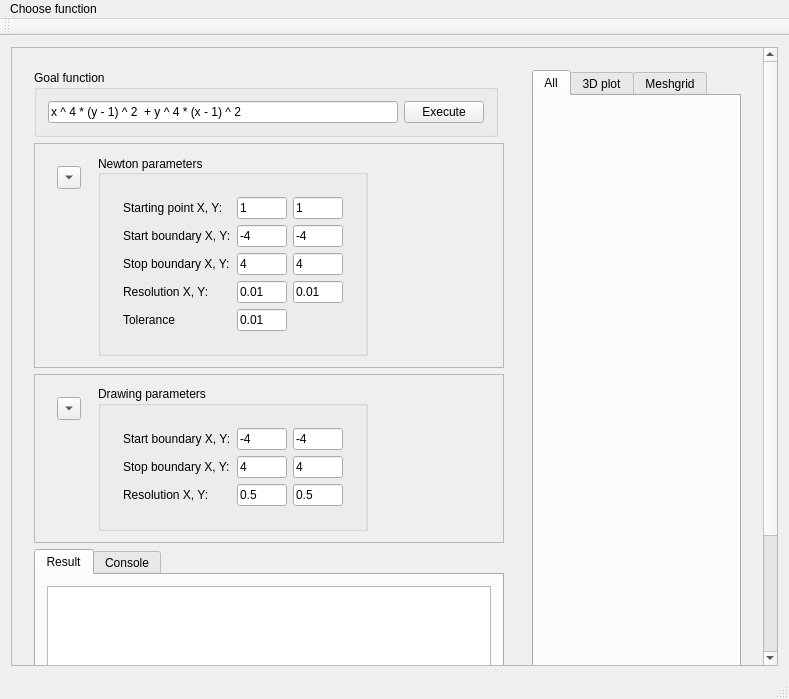
<?xml version="1.0" encoding="UTF-8"?>
<ui version="4.0">
 <class>MainWindow</class>
 <widget class="QMainWindow" name="MainWindow">
  <property name="geometry">
   <rect>
    <x>0</x>
    <y>0</y>
    <width>789</width>
    <height>699</height>
   </rect>
  </property>
  <property name="sizePolicy">
   <sizepolicy hsizetype="Maximum" vsizetype="Maximum">
    <horstretch>0</horstretch>
    <verstretch>0</verstretch>
   </sizepolicy>
  </property>
  <property name="windowTitle">
   <string>Newton Optimization</string>
  </property>
  <widget class="QWidget" name="centralWidget">
   <property name="sizePolicy">
    <sizepolicy hsizetype="Preferred" vsizetype="Preferred">
     <horstretch>0</horstretch>
     <verstretch>0</verstretch>
    </sizepolicy>
   </property>
   <layout class="QVBoxLayout" name="verticalLayout_2">
    <item>
     <widget class="QScrollArea" name="scrollArea">
      <property name="sizePolicy">
       <sizepolicy hsizetype="Preferred" vsizetype="Preferred">
        <horstretch>0</horstretch>
        <verstretch>0</verstretch>
       </sizepolicy>
      </property>
      <property name="widgetResizable">
       <bool>true</bool>
      </property>
      <widget class="QWidget" name="scrollAreaWidgetContents">
       <property name="geometry">
        <rect>
         <x>0</x>
         <y>0</y>
         <width>754</width>
         <height>765</height>
        </rect>
       </property>
       <property name="sizePolicy">
        <sizepolicy hsizetype="Preferred" vsizetype="Preferred">
         <horstretch>0</horstretch>
         <verstretch>0</verstretch>
        </sizepolicy>
       </property>
       <layout class="QHBoxLayout" name="horizontalLayout_6">
        <item>
         <widget class="QWidget" name="widget" native="true">
          <property name="sizePolicy">
           <sizepolicy hsizetype="Minimum" vsizetype="Minimum">
            <horstretch>0</horstretch>
            <verstretch>0</verstretch>
           </sizepolicy>
          </property>
          <layout class="QVBoxLayout" name="verticalLayout">
           <item>
            <layout class="QHBoxLayout" name="horizontalLayout_2">
             <item>
              <layout class="QGridLayout" name="gridLayout">
               <item row="3" column="0" colspan="2">
                <widget class="QFrame" name="frame_2">
                 <property name="focusPolicy">
                  <enum>Qt::NoFocus</enum>
                 </property>
                 <property name="frameShape">
                  <enum>QFrame::StyledPanel</enum>
                 </property>
                 <property name="frameShadow">
                  <enum>QFrame::Raised</enum>
                 </property>
                 <layout class="QHBoxLayout" name="horizontalLayout_4">
                  <item>
                   <widget class="QWidget" name="widget_4" native="true">
                    <layout class="QVBoxLayout" name="verticalLayout_4">
                     <item>
                      <widget class="QToolButton" name="npToolButton">
                       <property name="enabled">
                        <bool>true</bool>
                       </property>
                       <property name="text">
                        <string>...</string>
                       </property>
                       <property name="autoRaise">
                        <bool>false</bool>
                       </property>
                       <property name="arrowType">
                        <enum>Qt::DownArrow</enum>
                       </property>
                      </widget>
                     </item>
                     <item>
                      <spacer name="verticalSpacer">
                       <property name="orientation">
                        <enum>Qt::Vertical</enum>
                       </property>
                       <property name="sizeHint" stdset="0">
                        <size>
                         <width>0</width>
                         <height>0</height>
                        </size>
                       </property>
                      </spacer>
                     </item>
                    </layout>
                   </widget>
                  </item>
                  <item>
                   <widget class="QGroupBox" name="groupBox">
                    <property name="autoFillBackground">
                     <bool>true</bool>
                    </property>
                    <property name="title">
                     <string comment="asfdasdf" extracomment="asdfasf">Newton parameters</string>
                    </property>
                    <property name="alignment">
                     <set>Qt::AlignLeading|Qt::AlignLeft|Qt::AlignVCenter</set>
                    </property>
                    <property name="flat">
                     <bool>false</bool>
                    </property>
                    <property name="checkable">
                     <bool>false</bool>
                    </property>
                    <layout class="QGridLayout" name="gridLayout_2">
                     <item row="0" column="0">
                      <widget class="QWidget" name="npWidget" native="true">
                       <property name="sizePolicy">
                        <sizepolicy hsizetype="Minimum" vsizetype="Minimum">
                         <horstretch>0</horstretch>
                         <verstretch>0</verstretch>
                        </sizepolicy>
                       </property>
                       <layout class="QGridLayout" name="gridLayout_4">
                        <item row="1" column="0">
                         <widget class="QLabel" name="label_4">
                          <property name="text">
                           <string>Start boundary X, Y:</string>
                          </property>
                         </widget>
                        </item>
                        <item row="1" column="2">
                         <widget class="QLineEdit" name="npStartBoundaryY">
                          <property name="maximumSize">
                           <size>
                            <width>50</width>
                            <height>16777215</height>
                           </size>
                          </property>
                          <property name="text">
                           <string>-4</string>
                          </property>
                         </widget>
                        </item>
                        <item row="2" column="1">
                         <widget class="QLineEdit" name="npStopBoundaryX">
                          <property name="maximumSize">
                           <size>
                            <width>50</width>
                            <height>16777215</height>
                           </size>
                          </property>
                          <property name="text">
                           <string>4</string>
                          </property>
                         </widget>
                        </item>
                        <item row="2" column="0">
                         <widget class="QLabel" name="label_6">
                          <property name="text">
                           <string>Stop boundary X, Y:</string>
                          </property>
                         </widget>
                        </item>
                        <item row="3" column="0">
                         <widget class="QLabel" name="label_5">
                          <property name="text">
                           <string>Resolution X, Y:</string>
                          </property>
                         </widget>
                        </item>
                        <item row="3" column="1">
                         <widget class="QLineEdit" name="npResolutionX">
                          <property name="maximumSize">
                           <size>
                            <width>50</width>
                            <height>16777215</height>
                           </size>
                          </property>
                          <property name="text">
                           <string>0.01</string>
                          </property>
                         </widget>
                        </item>
                        <item row="4" column="1">
                         <widget class="QLineEdit" name="npTolerance">
                          <property name="maximumSize">
                           <size>
                            <width>50</width>
                            <height>16777215</height>
                           </size>
                          </property>
                          <property name="text">
                           <string>0.01</string>
                          </property>
                         </widget>
                        </item>
                        <item row="3" column="2">
                         <widget class="QLineEdit" name="npResolutionY">
                          <property name="maximumSize">
                           <size>
                            <width>50</width>
                            <height>16777215</height>
                           </size>
                          </property>
                          <property name="text">
                           <string>0.01</string>
                          </property>
                         </widget>
                        </item>
                        <item row="4" column="0">
                         <widget class="QLabel" name="label">
                          <property name="text">
                           <string>Tolerance</string>
                          </property>
                         </widget>
                        </item>
                        <item row="0" column="0">
                         <widget class="QLabel" name="label_2">
                          <property name="text">
                           <string>Starting point X, Y:</string>
                          </property>
                         </widget>
                        </item>
                        <item row="2" column="2">
                         <widget class="QLineEdit" name="npStopBoundaryY">
                          <property name="maximumSize">
                           <size>
                            <width>50</width>
                            <height>16777215</height>
                           </size>
                          </property>
                          <property name="text">
                           <string>4</string>
                          </property>
                         </widget>
                        </item>
                        <item row="0" column="1">
                         <widget class="QLineEdit" name="npStartingPointX">
                          <property name="maximumSize">
                           <size>
                            <width>50</width>
                            <height>16777215</height>
                           </size>
                          </property>
                          <property name="text">
                           <string>1</string>
                          </property>
                         </widget>
                        </item>
                        <item row="0" column="2">
                         <widget class="QLineEdit" name="npStartingPointY">
                          <property name="maximumSize">
                           <size>
                            <width>50</width>
                            <height>16777215</height>
                           </size>
                          </property>
                          <property name="text">
                           <string>1</string>
                          </property>
                         </widget>
                        </item>
                        <item row="1" column="1">
                         <widget class="QLineEdit" name="npStartBoundaryX">
                          <property name="maximumSize">
                           <size>
                            <width>50</width>
                            <height>16777215</height>
                           </size>
                          </property>
                          <property name="text">
                           <string>-4</string>
                          </property>
                         </widget>
                        </item>
                        <item row="0" column="3">
                         <spacer name="horizontalSpacer">
                          <property name="orientation">
                           <enum>Qt::Horizontal</enum>
                          </property>
                          <property name="sizeHint" stdset="0">
                           <size>
                            <width>0</width>
                            <height>0</height>
                           </size>
                          </property>
                         </spacer>
                        </item>
                       </layout>
                      </widget>
                     </item>
                    </layout>
                   </widget>
                  </item>
                  <item>
                   <spacer name="horizontalSpacer_3">
                    <property name="orientation">
                     <enum>Qt::Horizontal</enum>
                    </property>
                    <property name="sizeHint" stdset="0">
                     <size>
                      <width>0</width>
                      <height>0</height>
                     </size>
                    </property>
                   </spacer>
                  </item>
                 </layout>
                </widget>
               </item>
               <item row="4" column="0" colspan="2">
                <widget class="QFrame" name="frame">
                 <property name="frameShape">
                  <enum>QFrame::StyledPanel</enum>
                 </property>
                 <property name="frameShadow">
                  <enum>QFrame::Raised</enum>
                 </property>
                 <layout class="QHBoxLayout" name="horizontalLayout_5">
                  <item>
                   <widget class="QWidget" name="widget_6" native="true">
                    <layout class="QVBoxLayout" name="verticalLayout_5">
                     <item>
                      <widget class="QToolButton" name="dpToolButton">
                       <property name="text">
                        <string>...</string>
                       </property>
                       <property name="arrowType">
                        <enum>Qt::DownArrow</enum>
                       </property>
                      </widget>
                     </item>
                     <item>
                      <spacer name="verticalSpacer_2">
                       <property name="orientation">
                        <enum>Qt::Vertical</enum>
                       </property>
                       <property name="sizeHint" stdset="0">
                        <size>
                         <width>0</width>
                         <height>0</height>
                        </size>
                       </property>
                      </spacer>
                     </item>
                    </layout>
                   </widget>
                  </item>
                  <item>
                   <widget class="QGroupBox" name="groupBox_3">
                    <property name="title">
                     <string>Drawing parameters</string>
                    </property>
                    <layout class="QGridLayout" name="gridLayout_3">
                     <item row="0" column="0">
                      <widget class="QWidget" name="dpWidget" native="true">
                       <property name="sizePolicy">
                        <sizepolicy hsizetype="Minimum" vsizetype="Minimum">
                         <horstretch>0</horstretch>
                         <verstretch>0</verstretch>
                        </sizepolicy>
                       </property>
                       <layout class="QGridLayout" name="gridLayout_5">
                        <item row="0" column="0">
                         <widget class="QLabel" name="label_3">
                          <property name="text">
                           <string>Start boundary X, Y:</string>
                          </property>
                         </widget>
                        </item>
                        <item row="0" column="2">
                         <widget class="QLineEdit" name="dpStartBoundaryY">
                          <property name="maximumSize">
                           <size>
                            <width>50</width>
                            <height>16777215</height>
                           </size>
                          </property>
                          <property name="text">
                           <string>-4</string>
                          </property>
                         </widget>
                        </item>
                        <item row="0" column="3">
                         <spacer name="horizontalSpacer_2">
                          <property name="orientation">
                           <enum>Qt::Horizontal</enum>
                          </property>
                          <property name="sizeHint" stdset="0">
                           <size>
                            <width>0</width>
                            <height>0</height>
                           </size>
                          </property>
                         </spacer>
                        </item>
                        <item row="1" column="0">
                         <widget class="QLabel" name="label_7">
                          <property name="text">
                           <string>Stop boundary X, Y:</string>
                          </property>
                         </widget>
                        </item>
                        <item row="0" column="1">
                         <widget class="QLineEdit" name="dpStartBoundaryX">
                          <property name="maximumSize">
                           <size>
                            <width>50</width>
                            <height>16777215</height>
                           </size>
                          </property>
                          <property name="text">
                           <string>-4</string>
                          </property>
                         </widget>
                        </item>
                        <item row="2" column="0">
                         <widget class="QLabel" name="label_8">
                          <property name="text">
                           <string>Resolution X, Y:</string>
                          </property>
                         </widget>
                        </item>
                        <item row="1" column="1">
                         <widget class="QLineEdit" name="dpStopBoundaryX">
                          <property name="maximumSize">
                           <size>
                            <width>50</width>
                            <height>16777215</height>
                           </size>
                          </property>
                          <property name="text">
                           <string>4</string>
                          </property>
                         </widget>
                        </item>
                        <item row="1" column="2">
                         <widget class="QLineEdit" name="dpStopBoundaryY">
                          <property name="maximumSize">
                           <size>
                            <width>50</width>
                            <height>16777215</height>
                           </size>
                          </property>
                          <property name="text">
                           <string>4</string>
                          </property>
                         </widget>
                        </item>
                        <item row="2" column="1">
                         <widget class="QLineEdit" name="dpResolutionX">
                          <property name="maximumSize">
                           <size>
                            <width>50</width>
                            <height>16777215</height>
                           </size>
                          </property>
                          <property name="text">
                           <string>0.5</string>
                          </property>
                         </widget>
                        </item>
                        <item row="2" column="2">
                         <widget class="QLineEdit" name="dpResolutionY">
                          <property name="maximumSize">
                           <size>
                            <width>50</width>
                            <height>16777215</height>
                           </size>
                          </property>
                          <property name="text">
                           <string>0.5</string>
                          </property>
                         </widget>
                        </item>
                       </layout>
                      </widget>
                     </item>
                    </layout>
                   </widget>
                  </item>
                  <item>
                   <spacer name="horizontalSpacer_4">
                    <property name="orientation">
                     <enum>Qt::Horizontal</enum>
                    </property>
                    <property name="sizeHint" stdset="0">
                     <size>
                      <width>0</width>
                      <height>0</height>
                     </size>
                    </property>
                   </spacer>
                  </item>
                 </layout>
                </widget>
               </item>
               <item row="0" column="0">
                <widget class="QGroupBox" name="groupBox_2">
                 <property name="title">
                  <string>Goal function</string>
                 </property>
                 <layout class="QHBoxLayout" name="horizontalLayout_7">
                  <item>
                   <widget class="QLineEdit" name="formulaInput">
                    <property name="minimumSize">
                     <size>
                      <width>350</width>
                      <height>0</height>
                     </size>
                    </property>
                    <property name="text">
                     <string>x ^ 4 * (y - 1) ^ 2  + y ^ 4 * (x - 1) ^ 2</string>
                    </property>
                   </widget>
                  </item>
                  <item>
                   <widget class="QPushButton" name="executeButton">
                    <property name="text">
                     <string>Execute</string>
                    </property>
                   </widget>
                  </item>
                 </layout>
                </widget>
               </item>
              </layout>
             </item>
            </layout>
           </item>
           <item>
            <widget class="QTabWidget" name="tabWidget">
             <property name="currentIndex">
              <number>0</number>
             </property>
             <widget class="QWidget" name="resultTab">
              <attribute name="title">
               <string>Result</string>
              </attribute>
              <layout class="QHBoxLayout" name="horizontalLayout">
               <item>
                <widget class="QTextEdit" name="resultTextArea"/>
               </item>
              </layout>
             </widget>
             <widget class="QWidget" name="consoleTab">
              <attribute name="title">
               <string>Console</string>
              </attribute>
              <layout class="QHBoxLayout" name="horizontalLayout_3">
               <item>
                <widget class="QTextEdit" name="consoleTextArea"/>
               </item>
              </layout>
             </widget>
            </widget>
           </item>
          </layout>
          <zorder>tabWidget</zorder>
          <zorder></zorder>
         </widget>
        </item>
        <item>
         <widget class="QWidget" name="widget_2" native="true">
          <property name="sizePolicy">
           <sizepolicy hsizetype="Preferred" vsizetype="Preferred">
            <horstretch>0</horstretch>
            <verstretch>0</verstretch>
           </sizepolicy>
          </property>
          <layout class="QHBoxLayout" name="horizontalLayout_8">
           <item>
            <widget class="QTabWidget" name="plotterTabWidget">
             <property name="currentIndex">
              <number>0</number>
             </property>
             <widget class="QWidget" name="plotAllTab">
              <attribute name="title">
               <string>All</string>
              </attribute>
              <layout class="QHBoxLayout" name="horizontalLayout_9">
               <item>
                <layout class="QVBoxLayout" name="plotAllLayout"/>
               </item>
              </layout>
             </widget>
             <widget class="QWidget" name="plot3dTab">
              <attribute name="title">
               <string>3D plot</string>
              </attribute>
              <layout class="QVBoxLayout" name="verticalLayout_8">
               <item>
                <layout class="QVBoxLayout" name="plot3dLayout"/>
               </item>
              </layout>
             </widget>
             <widget class="QWidget" name="plotMeshgridTab">
              <attribute name="title">
               <string>Meshgrid</string>
              </attribute>
              <layout class="QVBoxLayout" name="verticalLayout_9">
               <item>
                <layout class="QVBoxLayout" name="plotMeshgridLayout"/>
               </item>
              </layout>
             </widget>
            </widget>
           </item>
          </layout>
         </widget>
        </item>
       </layout>
      </widget>
     </widget>
    </item>
   </layout>
  </widget>
  <widget class="QToolBar" name="mainToolBar">
   <attribute name="toolBarArea">
    <enum>TopToolBarArea</enum>
   </attribute>
   <attribute name="toolBarBreak">
    <bool>false</bool>
   </attribute>
  </widget>
  <widget class="QStatusBar" name="statusBar"/>
  <widget class="QMenuBar" name="menuBar">
   <property name="geometry">
    <rect>
     <x>0</x>
     <y>0</y>
     <width>789</width>
     <height>27</height>
    </rect>
   </property>
   <widget class="QMenu" name="menuChoose_function">
    <property name="title">
     <string>Choose function</string>
    </property>
    <addaction name="actionAckley_s"/>
    <addaction name="actionSphere"/>
    <addaction name="actionRosenbrock"/>
    <addaction name="actionBeale_s"/>
    <addaction name="actionGoldstein_Price"/>
    <addaction name="actionBooth_s"/>
    <addaction name="actionBukin"/>
    <addaction name="actionMatyas"/>
    <addaction name="actionLevi"/>
    <addaction name="actionEasom"/>
    <addaction name="actionCross_in_tray"/>
    <addaction name="actionEggholder"/>
    <addaction name="actionHolder"/>
    <addaction name="actionStyblinski_Tang"/>
    <addaction name="actionSimionescu"/>
    <addaction name="actionSchaffer"/>
   </widget>
   <addaction name="menuChoose_function"/>
  </widget>
  <action name="actionAckley_s">
   <property name="text">
    <string>Ackley's</string>
   </property>
  </action>
  <action name="actionSphere">
   <property name="text">
    <string>Sphere</string>
   </property>
  </action>
  <action name="actionRosenbrock">
   <property name="text">
    <string>Rosenbrock</string>
   </property>
  </action>
  <action name="actionBeale_s">
   <property name="text">
    <string>Beale's</string>
   </property>
  </action>
  <action name="actionGoldstein_Price">
   <property name="text">
    <string>Goldstein-Price</string>
   </property>
  </action>
  <action name="actionBooth_s">
   <property name="text">
    <string>Booth's</string>
   </property>
  </action>
  <action name="actionBukin">
   <property name="text">
    <string>Bukin</string>
   </property>
  </action>
  <action name="actionMatyas">
   <property name="text">
    <string>Matyas</string>
   </property>
  </action>
  <action name="actionLevi">
   <property name="text">
    <string>Levi</string>
   </property>
  </action>
  <action name="actionEasom">
   <property name="text">
    <string>Easom</string>
   </property>
  </action>
  <action name="actionCross_in_tray">
   <property name="text">
    <string>Cross-in-tray</string>
   </property>
  </action>
  <action name="actionEggholder">
   <property name="text">
    <string>Eggholder</string>
   </property>
  </action>
  <action name="actionHolder">
   <property name="text">
    <string>Hölder</string>
   </property>
  </action>
  <action name="actionStyblinski_Tang">
   <property name="text">
    <string>Styblinski-Tang</string>
   </property>
  </action>
  <action name="actionSimionescu">
   <property name="text">
    <string>Simionescu</string>
   </property>
  </action>
  <action name="actionSchaffer">
   <property name="text">
    <string>Schaffer</string>
   </property>
  </action>
 </widget>
 <layoutdefault spacing="6" margin="11"/>
 <resources/>
 <connections/>
</ui>
